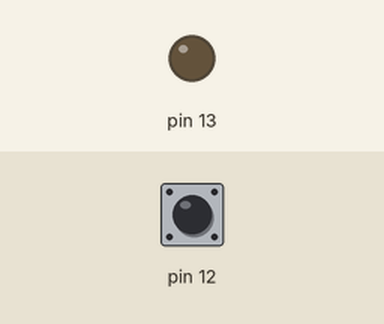
Simulated run of this sketch. Board: Arduino Uno, built with avr-gcc and run on an emulated ATmega328P. On the bench: output pins drawn as LEDs (lit = HIGH). Dashed ring = blinking. The inputs (shaded band) are chosen by the test bench; at power-on: pin 12 HIGH.

Above: at 1.2 s.
1.3 s: pin 12 pulled LOW for 1 s
At 1.67 s:
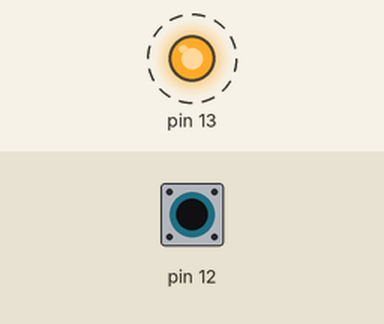
3.8 s: pin 12 pulled LOW for 0.15 s
At 4.9 s:
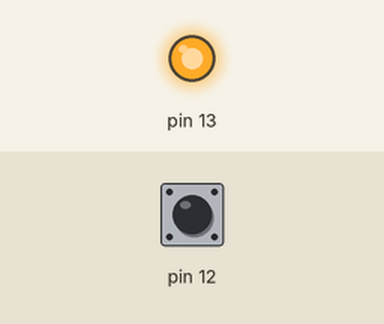
5.5 s: pin 12 pulled LOW for 3.2 s
At 9.7 s:
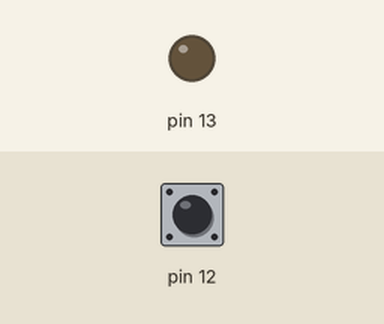
Timing chart, 0 to 11.2 s (numbered marks = the images above; inputs shaded):
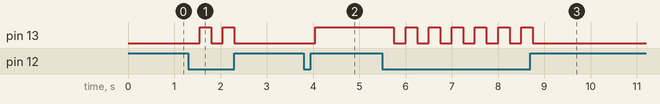

The sketch:

zadanie3b.ino
```cpp
int led = LOW;
int button;

void setup(){
  pinMode(13, OUTPUT);
  pinMode(12, INPUT_PULLUP);
}

void loop(){
  button = digitalRead(12);    // odczytujemy wartość z przycisku

  if (button == LOW){
    delay(250);                // jedyna zmiana w programie: ignorujemy przycisk przez ćwierć sekundy (w zależności od przycisku wartości te wachają się od 180 do 300 ms)
    if (led == HIGH){
      led = LOW;
    }
      else{
      led = HIGH;
      }
  }
digitalWrite(13,led);
}
```

Measured:
- after the input at 1.3 s, pin 13: alternates HIGH for 0.25 s and LOW for 0.25 s, 4 changes in all, then stays LOW, starting after 0.25 s
- after the input at 3.8 s, pin 13: LOW → HIGH after 0.25 s
- after the input at 5.5 s, pin 13: alternates HIGH for 0.25 s and LOW for 0.25 s, 13 changes in all, then stays LOW, starting after 0.25 s
